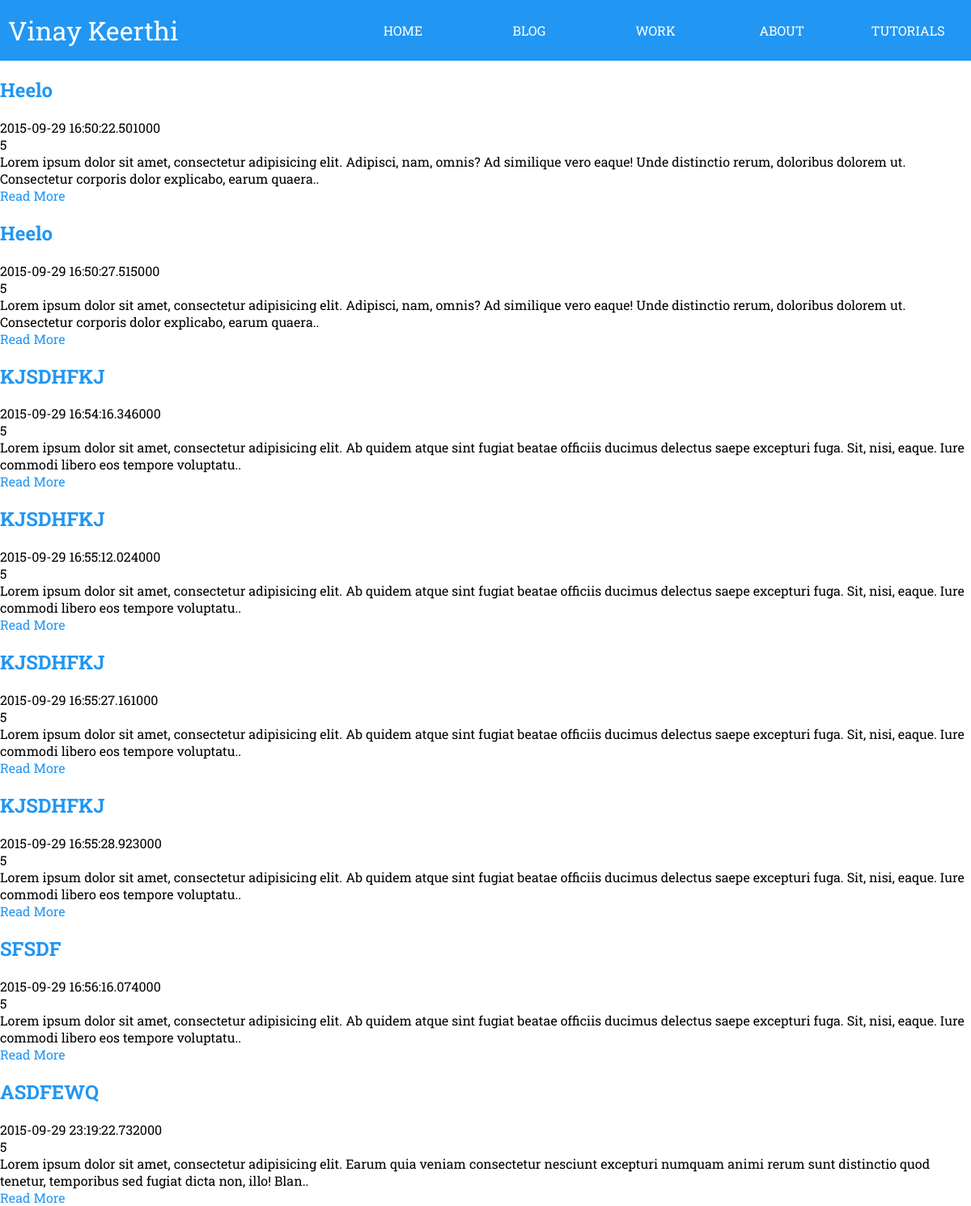
Page /blog on the committed database.
### models/models.py (models this page shows)
class BaseModel(Model):
    class Meta:
        database = DATABASE

class Post(BaseModel):
    post_name = CharField(max_length=255)
    post_content = TextField()
    created_at = DateTimeField(default=datetime.datetime.now)
    reading_time = IntegerField(default=5)
    class Meta:
        order_by = ('-created_at',)

### app.py (the view)
@app.route('/blog')
def blog():
    posts = models.Post.select()
    return render_template('blog.html', posts=posts)

### app.py (called while the page is built)
@app.before_request
def before_request():
    g.db = models.DATABASE
    g.db.connect()

@app.after_request
def after_request(response):
    g.db.close()
    return response

### templates/blog.html
{% extends "layouts/base_layout.html" %}
{% block content %}
{% for post in posts %}
    <div class="post">
        <h2> {{ post.post_name }} </h2>
        <div class="time">{{ post.created_at }}</div>
        <div class="read-time">{{ post.reading_time }}</div>
        <div class="content">
            {{ post.post_content[0:200] }}..
        </div>
        <a href="b/{{ post.post_name }}">Read More</a>
    </div>
{% endfor %}
{% endblock %}

### templates/layouts/base_layout.html (shortened to what this page needs)
<!DOCTYPE html>
<html lang="en">
<head>
    <link rel="stylesheet" href="static/css/main.min.css">
</head>
<body>
    <header class="main-header">
        <nav class="main-nav">
            <div class="logo">
                <span>Vinay Keerthi</span>
            </div>
            <ul>
                <li><a href="/">Home</a></li>
                <li><a href="/blog">Blog</a></li>
                <li><a href="/work">Work</a></li>
                <li><a href="/about">About</a></li>
                <li><a href="/tutorials">Tutorials</a></li>
            </ul>
        </nav>
    </header>
    {% block content %}
    {% endblock %}
</body>
</html>

### rows in the picture
Post: post_name "Heelo", created_at "2015-09-29 16:50:22.501000", reading_time "5", post_content "Lorem ipsum dolor sit amet, consectetur adipisicing elit. Adipisci, nam, omnis? Ad similique vero eaque! Unde distinctio rerum, doloribus dolorem ut. Consectetur corporis dolor explicabo, earum quaera"
Post: post_name "Heelo", created_at "2015-09-29 16:50:27.515000", reading_time "5", post_content "Lorem ipsum dolor sit amet, consectetur adipisicing elit. Adipisci, nam, omnis? Ad similique vero eaque! Unde distinctio rerum, doloribus dolorem ut. Consectetur corporis dolor explicabo, earum quaera"
Post: post_name "KJSDHFKJ", created_at "2015-09-29 16:54:16.346000", reading_time "5", post_content "Lorem ipsum dolor sit amet, consectetur adipisicing elit. Ab quidem atque sint fugiat beatae officiis ducimus delectus saepe excepturi fuga. Sit, nisi, eaque. Iure commodi libero eos tempore voluptatu"
Post: post_name "KJSDHFKJ", created_at "2015-09-29 16:55:12.024000", reading_time "5", post_content "Lorem ipsum dolor sit amet, consectetur adipisicing elit. Ab quidem atque sint fugiat beatae officiis ducimus delectus saepe excepturi fuga. Sit, nisi, eaque. Iure commodi libero eos tempore voluptatu"
Post: post_name "KJSDHFKJ", created_at "2015-09-29 16:55:27.161000", reading_time "5", post_content "Lorem ipsum dolor sit amet, consectetur adipisicing elit. Ab quidem atque sint fugiat beatae officiis ducimus delectus saepe excepturi fuga. Sit, nisi, eaque. Iure commodi libero eos tempore voluptatu"
Post: post_name "KJSDHFKJ", created_at "2015-09-29 16:55:28.923000", reading_time "5", post_content "Lorem ipsum dolor sit amet, consectetur adipisicing elit. Ab quidem atque sint fugiat beatae officiis ducimus delectus saepe excepturi fuga. Sit, nisi, eaque. Iure commodi libero eos tempore voluptatu"
Post: post_name "SFSDF", created_at "2015-09-29 16:56:16.074000", reading_time "5", post_content "Lorem ipsum dolor sit amet, consectetur adipisicing elit. Ab quidem atque sint fugiat beatae officiis ducimus delectus saepe excepturi fuga. Sit, nisi, eaque. Iure commodi libero eos tempore voluptatu"
Post: post_name "ASDFEWQ", created_at "2015-09-29 23:19:22.732000", reading_time "5", post_content "Lorem ipsum dolor sit amet, consectetur adipisicing elit. Earum quia veniam consectetur nesciunt excepturi numquam animi rerum sunt distinctio quod tenetur, temporibus sed fugiat dicta non, illo! Blan"
